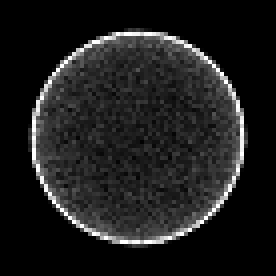
#> input picture data/SRTC++/v1+v2/Aadvik0.93_0.01_0.10_0.00_0.01_1.00_0.01_p000.colorCCD.Jcube.hazecolor.tif, 69 x 69 px (shown 4 times larger); its folder holds only this picture in this run
$ python -i Ingestion.py   (imports and definitions only)
#> lines starting #> are read from the running program, lines starting #| are printed output that depends on the picture; after the words box and inside, x2 and y2 are one past the last pixel; in counts of white or black regions, pixels touching at a corner belong together; long printed decimals are rounded
import pickle
import requests
import collections
collections.Callable = collections.abc.Callable
from bs4 import BeautifulSoup
import os
import numpy as np
import time
import urllib.request
from html_table_parser.parser import HTMLTableParser
from urllib.parse import urljoin
import cv2
import matplotlib.pyplot as plt
import time
import pandas as pd
import csv
import concurrent.futures
from concurrent.futures import ThreadPoolExecutor, ProcessPoolExecutor
from multiprocessing import Pool

# [35 lines left out: functions get_file_size, expected_time_function, format_string, read_a_url, not called in this run]
def combine_table_with_url(flybyarray, urls) -> dict:
    return {url :flybyarray[index] for index, url in enumerate(urls)}

# [68 lines left out: functions table_parser, parse_url_for_filenames, cube_info_parser, nantes_cubes_information, download_image, not called in this run]
def analyze_image_for_visibility(image_path):
    # read in the image
    img = cv2.imread(image_path)
#> img is the input picture: shape (69, 69, 3); min 0, max 255, mean 29
    # convert to grayscale
    gray = cv2.cvtColor(img, cv2.COLOR_BGR2GRAY)
    gray_blurred = cv2.blur(gray, (9, 9))
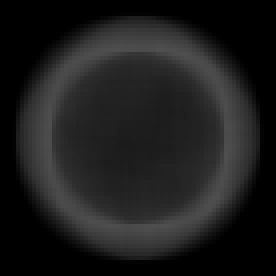
#> gray_blurred: shape (69, 69) (shown 4 times larger); min 0, max 80, mean 29
    gray_blurred = cv2.threshold(gray_blurred,50,225, cv2.THRESH_BINARY)[1]
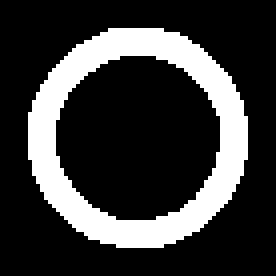
#> gray_blurred: shape (69, 69) (shown 4 times larger); values 0 (black) and 225 (white), 22.7% white; 1 white region, box (x1, y1, x2, y2) and area: (7, 7, 62, 62) 1079
    # detect circles in the image
    circles = cv2.HoughCircles(gray_blurred,
        method = cv2.HOUGH_GRADIENT_ALT, dp = 1,minDist = 10, param1 = 60,
        param2 = 0.7, minRadius= int(np.sqrt(img.shape[0]*img.shape[1]) / 10),
        maxRadius = int(np.mean((img.shape[0], img.shape[1]))/1.5))
#> circles = [[32, 37, 24.77]]
    percentage = 1.0
    if circles is None:
        contours, hierarchy = cv2.findContours(gray_blurred, cv2.RETR_TREE, cv2.CHAIN_APPROX_SIMPLE)
        contours = list(contours)
        if len(contours) > 1:
            contour = sorted(contours, key=cv2.contourArea, reverse=True)[0]
            g = np.zeros(gray_blurred.shape)
            g = cv2.fillConvexPoly(g, contour, 255)
            (x,y),radius = cv2.minEnclosingCircle(contour)
            percentage = (np.sum(g)/255) / (radius**2*np.pi)
        elif len(contours) == 0:
            percentage = 0.0
            x = -1
            y = -1
            radius = -1
        else:
            contour = contours[0]
            g = np.zeros(gray_blurred.shape)
            g = cv2.fillConvexPoly(g, contour, 255)
            (x,y),radius = cv2.minEnclosingCircle(contour)
            percentage = (np.sum(g)/255) / (radius**2*np.pi)
    elif circles is not None:
        detected_circles = np.around(circles)
#> detected_circles = [[32, 37, 25]]
        detected_circles = detected_circles[0]
        pt = detected_circles[np.argmax(detected_circles[:,2])]
#> pt = [32, 37, 25]
        x, y, radius = pt[0], pt[1], pt[2]
#> x = 32; y = 37; radius = 25
        circle_area = pt[2] ** 2 * 3.1415
#> circle_area = 1963.4
        xa, xy= np.uint16((x, y))
#> xa = 32; xy = 37
        xmin = x-radius
#> xmin = 7
        xmax = x+radius
#> xmax = 57
        ymin = y-radius
#> ymin = 12
        ymax = y+radius
#> ymax = 62
        if not any((ymin < 0, xmin < 0, xmax > img.shape[0],ymax > img.shape[1])):
            percentage = 1.0
            theta = np.linspace(0, 2*np.pi, 36)
            xs = [np.around(radius*np.cos(theta) + x)][0]
#> xs = 36 values, max 57 at index 0, min 7 at index 17, mean 32.67
            ys = [np.around(radius*np.sin(theta) + y)][0]
#> ys = 36 values, max 62 at index 8, min 12 at index 26, mean 37
            points = [i for i in zip(xs, ys)]
#> points = 36 pairs, first value 7 to 57, second value 12 to 62
        else:
            theta = np.linspace(0, 2*np.pi, int(radius*16))
            xs = [np.around(radius*np.cos(theta) + x)][0]
            ys = [np.around(radius*np.sin(theta) + y)][0]
            points = [i for i in zip(xs, ys)]
            imager = np.zeros(gray.shape, dtype = "uint8")
            cv2.fillPoly(imager, pts =np.int32([points]), color=(255,255,255))
            number_of_white_pix = np.sum(imager == 255)
            a = radius*radius*np.pi
            percentage = number_of_white_pix/a
            if percentage >= 1: percentage = 1/percentage
    print(radius,percentage)
#| 25.0 1.0

    # [4 lines of commented-out code are left out]
    return img, x, y, radius, percentage

# [119 lines left out: functions write_flyby_data, write_results, get_or_save_pickle, parse_nantes_for_all_flybys, save_and_download_image, analyze_folder_for_visibility and 4 more, not called in this run]
# [75 lines not run here, left out]

>>> result = analyze_image_for_visibility('../../data/SRTC++/v1+v2/Aadvik0.93_0.01_0.10_0.00_0.01_1.00_0.01_p000.colorCCD.Jcube.hazecolor.tif')
#> result = 5 items

$ run again, on data/SRTC++/v1+v2/Aadvik0.93_0.01_0.10_0.01_0.01_1.00_1.00_p000.colorCCD.Jcube.hazecolor.tif
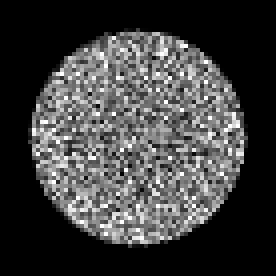
#> input picture data/SRTC++/v1+v2/Aadvik0.93_0.01_0.10_0.01_0.01_1.00_1.00_p000.colorCCD.Jcube.hazecolor.tif, 69 x 69 px (shown 4 times larger)
#> in analyze_image_for_visibility, img is the input picture: shape (69, 69, 3); min 0, max 255, mean 62.3
#> in analyze_image_for_visibility, `gray_blurred = cv2.blur(gray, (9, 9))`:
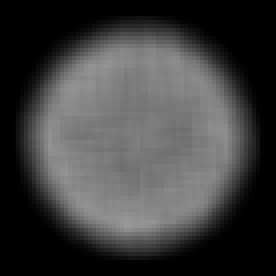
#> gray_blurred: shape (69, 69) (shown 4 times larger); min 0, max 153, mean 62.3
#> in analyze_image_for_visibility, `gray_blurred = cv2.threshold(gray_blurred,50,225, cv2.THRESH_BINARY)[1]`:
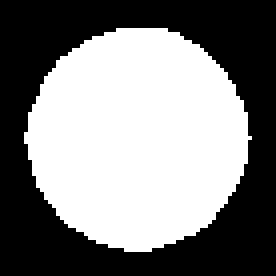
#> gray_blurred: shape (69, 69) (shown 4 times larger); values 0 (black) and 225 (white), 50.6% white; 1 black region, box (x1, y1, x2, y2) and area: (0, 0, 69, 69) 2350
#> circles = [[34, 29, 28.04]]
#> detected_circles = [[34, 29, 28]]
#> pt = [34, 29, 28]
#> x = 34; y = 29; radius = 28
#> circle_area = 2462.9
#> xa = 34; xy = 29
#> xmin = 6
#> xmax = 62
#> ymin = 1
#> ymax = 57
#> xs = 36 values, max 62 at index 0, min 6 at index 17, mean 34.83
#> ys = 36 values, max 57 at index 8, min 1 at index 26, mean 29
#> points = 36 pairs, first value 6 to 62, second value 1 to 57
#| 28.0 1.0
#> result = 5 items

$ run again, on data/SRTC++/v1+v2/Aadvik0.93_0.01_0.10_0.10_0.10_0.10_0.01_p000.colorCCD.Jcube.hazecolor.tif
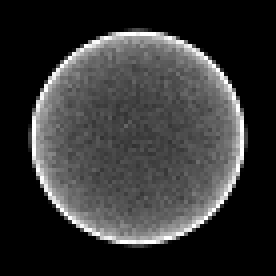
#> input picture data/SRTC++/v1+v2/Aadvik0.93_0.01_0.10_0.10_0.10_0.10_0.01_p000.colorCCD.Jcube.hazecolor.tif, 69 x 69 px (shown 4 times larger)
#> in analyze_image_for_visibility, img is the input picture: shape (69, 69, 3); min 0, max 255, mean 52.1
#> in analyze_image_for_visibility, `gray_blurred = cv2.blur(gray, (9, 9))`:
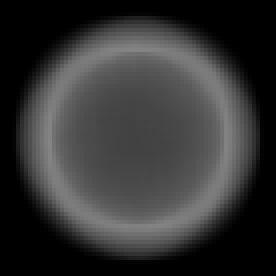
#> gray_blurred: shape (69, 69) (shown 4 times larger); min 0, max 132, mean 52.1
#> in analyze_image_for_visibility, `gray_blurred = cv2.threshold(gray_blurred,50,225, cv2.THRESH_BINARY)[1]`:
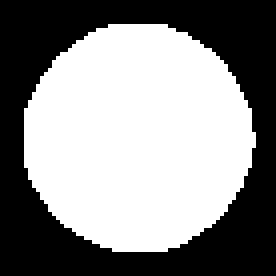
#> gray_blurred: shape (69, 69) (shown 4 times larger); values 0 (black) and 225 (white), 54.3% white; 1 black region, box (x1, y1, x2, y2) and area: (0, 0, 69, 69) 2175
#> circles = [[34, 34, 28.74]]
#> detected_circles = [[34, 34, 29]]
#> pt = [34, 34, 29]
#> x = 34; radius = 29
#> circle_area = 2642
#> xa = 34
#> xmin = 5
#> xmax = 63
#> ymin = 5
#> ymax = 63
#> xs = 36 values, max 63 at index 0, min 5 at index 17, mean 34.94
#> ys = 36 values, max 63 at index 8, min 5 at index 26, mean 34
#> points = 36 pairs, first value 5 to 63, second value 5 to 63
#| 29.0 1.0
#> result = 5 items

$ run again, on data/SRTC++/v1+v2/Aadvik0.93_0.01_0.10_9.99_0.01_1.00_9.99_p000.colorCCD.Jcube.hazecolor.tif
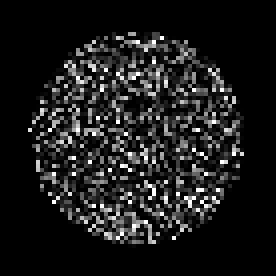
#> input picture data/SRTC++/v1+v2/Aadvik0.93_0.01_0.10_9.99_0.01_1.00_9.99_p000.colorCCD.Jcube.hazecolor.tif, 69 x 69 px (shown 4 times larger)
#> in analyze_image_for_visibility, img is the input picture: shape (69, 69, 3); min 0, max 255, mean 27.7
#> in analyze_image_for_visibility, `gray_blurred = cv2.threshold(gray_blurred,50,225, cv2.THRESH_BINARY)[1]`:
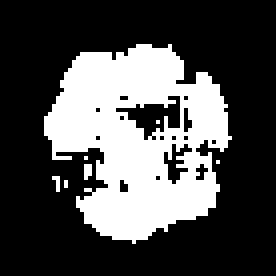
#> gray_blurred: shape (69, 69) (shown 4 times larger); values 0 (black) and 225 (white), 30.5% white; 7 white regions (6 under 20 px)
#> circles = None
#> contours = 23 contours, 20 with area under 20; largest, box (x1, y1, x2, y2) and area: (11, 11, 58, 61) 1477, (28, 23, 46, 36) 107, (40, 35, 49, 47) 48
#> contour = contour of 119 points, box (x1, y1, x2, y2) (11, 11, 58, 61), area 1477
#> in analyze_image_for_visibility, `g = cv2.fillConvexPoly(g, contour, 255)`:
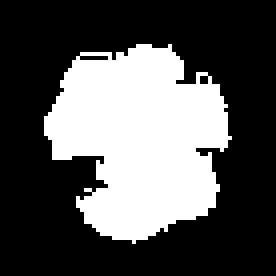
#> g: shape (69, 69) float64 (shown 4 times larger); 33.3% white; 1 white region, box (x1, y1, x2, y2) and area: (11, 11, 58, 61) 1587
#> x = 33.57; y = 34.54; radius = 25.46
#> percentage = 0.779
#| 25.462 0.7792
#> result = 5 items
